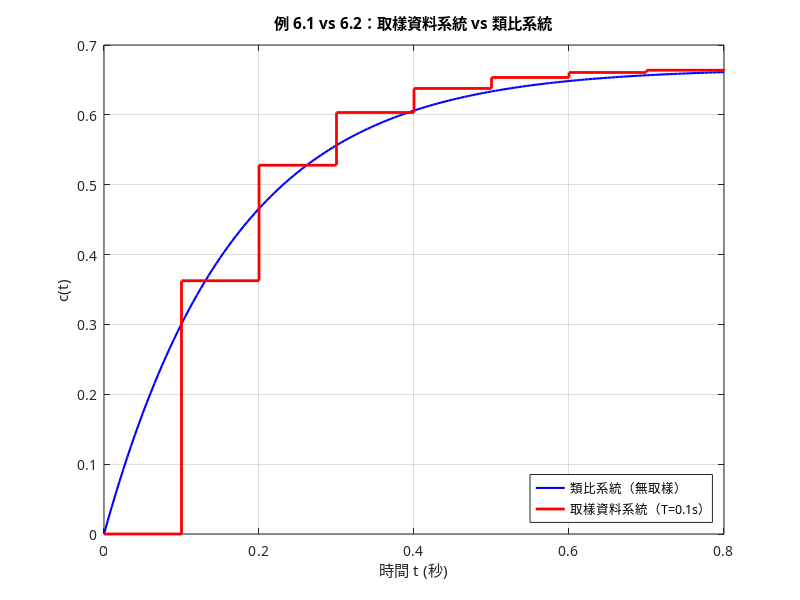
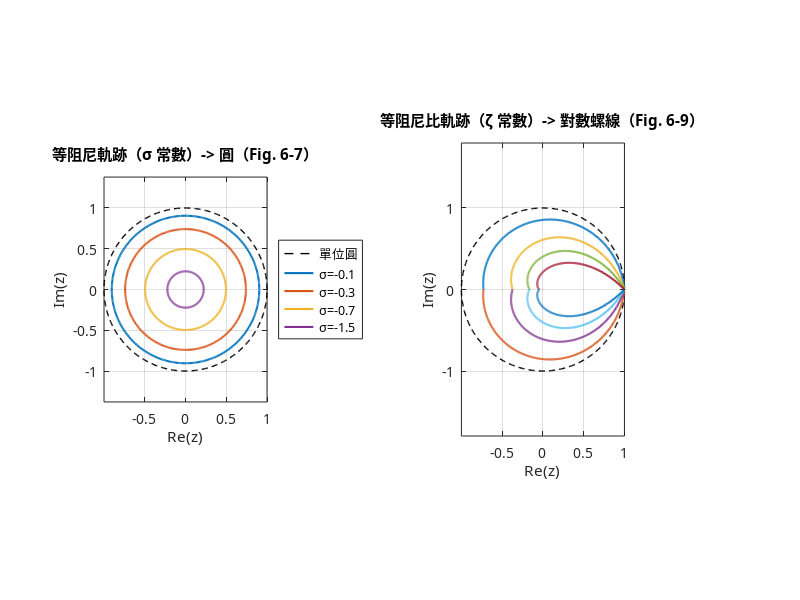

The MATLAB script that drew these images, in order: (Note: this script raises an error after producing the figures.)
%% Chapter 6：系統時間響應特性 (System Time-Response Characteristics)
% 對應教材 chp6.md。本檔案為「乾淨、可直接執行版」；
% 完整教學說明（符號定義、公式推導、MATLAB 語法解說）請見 chp6.ipynb。
%
% 每一節都標註對應的教材式號與範例編號。
clear; clc; close all;

% 在 Octave 與 MATLAB 都能直接執行（MATLAB 會跳過這段）
if exist('OCTAVE_VERSION', 'builtin')
    pkg load control;
    warning('off', 'Octave:gnuplot-graphics');
    warning('off', 'Octave:fltk-graphics');
end

set(0, 'DefaultTextFontName', 'Microsoft JhengHei');
set(0, 'DefaultAxesFontName', 'Microsoft JhengHei');

%% 1. 一階系統的時間響應（教材例 6.1）
T  = 0.1;
Gs = tf(4, [1 2]);                 % 受控體 Gp(s) = 4/(s+2)
Gz = c2d(Gs, T, 'zoh');            % G(z)
Tz = feedback(Gz, 1);              % 閉迴路 T(z) = G/(1+G)

fprintf('=== 1. 一階系統（例 6.1，T = %g s）===\n', T);
[ng, dg] = tfdata(Gz, 'v');
[nt, dt] = tfdata(Tz, 'v');
fprintf('  G(z) = %.4f / (z %+.4f)    教材 0.3625/(z-0.8187)\n', ng(2), dg(2));
fprintf('  T(z) = %.4f / (z %+.4f)    教材 0.3625/(z-0.4562)\n', nt(2), dt(2));

% 教材的部分分式展開：residue 回傳 [留數, 極點, 直接項]
[r, p, kk] = residue([0.3625], [1 -1.4562 0.4562]);
fprintf('  residue 的留數 r = [%.4f; %.4f]   教材 [0.6666; -0.6666]\n', r);
fprintf('  residue 的極點 p = [%.4f; %.4f]   教材 [1.0000; 0.4562]\n', p);
fprintf('  直接項 k 是否為空：%d\n', isempty(kk));

% 與教材公式 c(kT) = 0.667*(1 - 0.4562^k) 比對
n = 0:8;
[y1, ~] = step(Tz, 0:T:8*T);
c_theory = 0.667*(1 - 0.4562.^n);
fprintf('  n     模擬 c(nT)    教材公式       差\n');
for i = 1:numel(n)
    fprintf('  %-5d %-13.6f %-14.6f %.2e\n', n(i), y1(i), c_theory(i), abs(y1(i)-c_theory(i)));
end
fprintf('  穩態值 = %.6f （教材 0.667，注意不是 1 -> 有穩態誤差）\n\n', dcgain(Tz));

%% 2. 取樣 vs 不取樣的對照（教材例 6.2）
Ta = feedback(Gs, 1);              % 拿掉取樣器與保持器的純類比閉迴路
[na, da] = tfdata(Ta, 'v');
fprintf('=== 2. 類比對照組（例 6.2）===\n');
fprintf('  Ta(s) = %g/(s %+g)    教材 4/(s+6)\n', na(2), da(2));
fprintf('  ca(t) = 0.667(1-e^{-6t})，穩態 = %.6f\n', dcgain(Ta));
fprintf('  兩者穩態相同，但暫態不同 -> 取樣只影響暫態\n\n');

figure('Name', '1-2. 取樣 vs 不取樣');
tt = 0:0.005:0.8;
[ya, ~] = step(Ta, tt);
[yd, td] = step(Tz, 0:T:0.8);
plot(tt, ya, 'b-', 'LineWidth', 1.5); hold on;
stairs(td, yd, 'r-', 'LineWidth', 2); grid on;
title('例 6.1 vs 6.2：取樣資料系統 vs 類比系統');
xlabel('時間 t (秒)'); ylabel('c(t)');
legend('類比系統（無取樣）', '取樣資料系統（T=0.1s）', 'Location', 'southeast');

%% 3. 差分方程式解法（教材例 6.4 與其 MATLAB 程式）
T4  = 1;
Gs4 = tf(1, [1 1 0]);              % Gp(s) = 1/(s(s+1))
Gz4 = c2d(Gs4, T4, 'zoh');
Tz4 = feedback(Gz4, 1);
[n4, d4] = tfdata(Tz4, 'v');

fprintf('=== 3. 二階系統與差分方程式（例 6.4，T = %g s）===\n', T4);
fprintf('  T(z) = (%.3f z + %.3f)/(z^2 %+.3f z %+.3f)\n', n4(2), n4(3), d4(2), d4(3));
fprintf('  教材 (0.368z + 0.264)/(z^2 - z + 0.632)\n\n');

% 教材的差分方程式（式 6-4）：
%   c(kT) = 0.368 r(kT-T) + 0.264 r(kT-2T) + c(kT-T) - 0.632 c(kT-2T)
% 注意最後一行的「搬移舊值」就是 z^{-1} 在程式裡的樣子
rm1 = 0; rm2 = 0; cm1 = 0; cm2 = 0;
c_diff = zeros(1, 14);
for kk2 = 1:14
    r_in = 1;                                            % 單位步階輸入
    c = 0.368*rm1 + 0.264*rm2 + cm1 - 0.632*cm2;         % 式 (6-4)
    c_diff(kk2) = c;
    cm2 = cm1; cm1 = c; rm2 = rm1; rm1 = r_in;           % 延遲一步
end

[y4, ~] = step(Tz4, 0:T4:13*T4);
fprintf('  k     差分方程式     step()        差\n');
for i = 1:14
    fprintf('  %-5d %-14.6f %-13.6f %.2e\n', i-1, c_diff(i), y4(i), abs(c_diff(i)-y4(i)));
end
fprintf('  教材列出 k=0:0, k=1:0.3680, k=11:1.0809, k=12:1.0323, k=13:0.9812\n\n');

%% 4. 由 z 平面極點反推 zeta, wn, tau（教材式 6-8~6-10，例 6.5、6.6）
fprintf('=== 4. 由 z 極點反推連續系統參數（式 6-8~6-10）===\n');

% 例 6.5：一階系統的實極點
z1 = -dt(2);                                    % = 0.4562
s1 = log(z1)/T;
fprintf('  [例 6.5] z1 = %.4f -> s1 = ln(z1)/T = %.4f  （教材 -7.848）\n', z1, s1);
fprintf('           tau = 1/|s1| = %.4f s  （教材 0.127）\n', 1/abs(s1));
fprintf('           約 4 個時間常數安定 -> %.2f s\n\n', 4/abs(s1));

% 例 6.6：二階系統的共軛複數極點
p4 = pole(Tz4);
rr = abs(p4(1));  th = abs(angle(p4(1)));       % r 與 theta（弧度）
zeta = -log(rr)/sqrt(log(rr)^2 + th^2);         % 式 (6-8)
wn   = sqrt(log(rr)^2 + th^2)/T4;               % 式 (6-9)
tau  = -T4/log(rr);                             % 式 (6-10)
fprintf('  [例 6.6] 極點 = %.4f +- j%.4f = %.4f angle +-%.2f deg (= %.4f rad)\n', ...
        real(p4(1)), abs(imag(p4(1))), rr, th*180/pi, th);
fprintf('           教材 0.5 +- j0.618 = 0.795 angle 51.0 deg = 0.890 rad\n');
fprintf('           zeta = %.4f  （教材 0.250）\n', zeta);
fprintf('           wn   = %.4f  （教材 0.9191 rad/s）\n', wn);
fprintf('           tau  = %.4f  （教材 4.36 s）\n', tau);

% 對照連續系統
pa = pole(feedback(Gs4, 1));
fprintf('\n           對照連續系統：zeta = %.4f, wn = %.4f, tau = %.4f\n', ...
        -real(pa(1))/abs(pa(1)), abs(pa(1)), 1/abs(real(pa(1))));
fprintf('           教材 0.5, 1, 2  ->  取樣的效果是「去穩定化」\n');

% T = 0.1 時取樣影響很小
Tz5 = feedback(c2d(Gs4, 0.1, 'zoh'), 1);
p5  = pole(Tz5); r5 = abs(p5(1)); th5 = abs(angle(p5(1)));
fprintf('\n           若改成 T=0.1：zeta = %.4f, wn = %.4f, tau = %.4f\n', ...
        -log(r5)/sqrt(log(r5)^2+th5^2), sqrt(log(r5)^2+th5^2)/0.1, -0.1/log(r5));
fprintf('           教材 0.475, 0.998, 2.11  ->  幾乎回到連續系統\n\n');

% 式 (6-11)、(6-12)：取樣率是否足夠
fprintf('  取樣率檢查（式 6-11、6-12）：\n');
fprintf('    每個時間常數取樣 tau/T = -1/ln(r) = %.2f 次\n', -1/log(rr));
fprintf('    每個振盪週期取樣 Td/T = 360/theta_deg = %.2f 次\n', 360/(th*180/pi));
fprintf('    （Table 6-2：r=0.8 -> 4.48 次；theta=60deg -> 6 次）\n\n');

%% 5. s 平面映射到 z 平面（教材 Fig. 6-6 ~ 6-9）
figure('Name', '5. s 平面映射到 z 平面', 'Position', [80 80 900 500]);
th_c = linspace(0, 2*pi, 400);
Tm = 1;

subplot(1,2,1);   % 等阻尼（sigma 常數）-> 圓
plot(cos(th_c), sin(th_c), 'k--', 'LineWidth', 1); hold on;
for sig = [-0.1 -0.3 -0.7 -1.5]
    rr2 = exp(sig*Tm);
    plot(rr2*cos(th_c), rr2*sin(th_c), 'LineWidth', 1.5);
end
axis equal; grid on;
title('等阻尼軌跡（\sigma 常數）-> 圓（Fig. 6-7）');
xlabel('Re(z)'); ylabel('Im(z)');
legend('單位圓', '\sigma=-0.1', '\sigma=-0.3', '\sigma=-0.7', '\sigma=-1.5', ...
       'Location', 'eastoutside');

subplot(1,2,2);   % 等阻尼比（zeta 常數）-> 對數螺線
plot(cos(th_c), sin(th_c), 'k--', 'LineWidth', 1); hold on;
for zt = [0.1 0.3 0.5 0.7]
    wn_v = linspace(0.01, pi/Tm/sqrt(1-zt^2), 300);
    s_v  = -zt*wn_v + 1j*wn_v.*sqrt(1-zt^2);
    z_v  = exp(s_v*Tm);
    plot(real(z_v), imag(z_v), 'LineWidth', 1.5);
    plot(real(z_v), -imag(z_v), 'LineWidth', 1.5);
end
axis equal; grid on;
title('等阻尼比軌跡（\zeta 常數）-> 對數螺線（Fig. 6-9）');
xlabel('Re(z)'); ylabel('Im(z)');

%% 6. 穩態精確度：系統型式、Kp、Kv（教材式 6-18~6-21，例 6.7）
fprintf('=== 6. 穩態精確度（式 6-18~6-21）===\n');
T6 = 0.1;

% 型式 0：G(z) 在 z=1 沒有極點
G0 = c2d(tf(4, [1 2]), T6, 'zoh');
Kp0 = dcgain(G0);
fprintf('  [型式 0] G(z) = 4/(s+2) 離散化\n');
fprintf('     Kp = lim G(z) = %.4f\n', Kp0);
fprintf('     步階 ess = 1/(1+Kp) = %.4f\n', 1/(1+Kp0));
fprintf('     實測 1 - dcgain(閉迴路) = %.4f\n', 1 - dcgain(feedback(G0,1)));
fprintf('     斜坡 ess = 無限大（Kv = 0）\n\n');

% 型式 1：G(z) 在 z=1 有一個極點（例 6.7，K=1）
K = 1;
G1 = c2d(tf(K, [1 1 0]), T6, 'zoh');    % K/(s(s+1))
[n1g, d1g] = tfdata(G1, 'v');
% Kv = lim_{z->1} (z-1)G(z)/T。因為分母含因式 (z-1)，先用 deconv 把它除掉，
% 剩下的部分再代 z=1 即可（避免 0/0）。
d_rest = deconv(d1g, [1 -1]);            % deconv = 多項式除法
Kv1 = polyval(n1g, 1) / polyval(d_rest, 1) / T6;
fprintf('  [型式 1] G(z) = K/(s(s+1)) 離散化，K = %g（例 6.7）\n', K);
fprintf('     G(z) 在 z=1 的極點數 N = %d\n', sum(abs(roots(d1g) - 1) < 1e-8));
fprintf('     Kv = lim (z-1)G(z)/T = %.4f   教材說 Kv = K = %g\n', Kv1, K);
fprintf('     步階 ess = 0（因為 N >= 1）\n');
fprintf('     斜坡 ess = 1/Kv = %.4f\n', 1/Kv1);
fprintf('     實測 1 - dcgain(閉迴路) = %.2e （應為 0）\n\n', 1 - dcgain(feedback(G1,1)));

%% 7. Euler 法數值積分與步長的取捨（教材 6.6 節）
fprintf('=== 7. Euler 法（矩形法則，式 6-23）===\n');
fprintf('  解 xdot + x = 0，x(0) = 1，精確解 x(t) = e^{-t}\n');
fprintf('  H        步數     Euler x(1.0)    誤差\n');
for H = [0.5 0.2 0.1 0.05 0.01 0.001]
    N = round(1/H); x = 1;
    for i = 1:N, x = x + H*(-x); end            % 式 (6-23)
    fprintf('  %-8g %-8d %-15.8f %.2e\n', H, N, x, abs(x - exp(-1)));
end
fprintf('  精確值 e^{-1} = %.8f\n', exp(-1));
fprintf('  教材：H=0.1 時 x(1.0) = 0.3487，精確 0.3678\n\n');

% 教材警告「H 過小時捨入誤差會反過來增加」。雙精度太準，要 H 極小才看得到；
% 改用單精度（single）就能清楚重現這個現象。
fprintf('  教材警告「H 過小時捨入誤差反而增加」的實測：\n');
fprintf('  H          步數         single 誤差     double 誤差\n');
for H = [1e-2 1e-3 1e-4 1e-5 1e-6 1e-7]
    N = round(1/H);
    xs = single(1); Hs = single(H);
    for i = 1:N, xs = xs + Hs*(-xs); end        % 單精度
    xd = 1;
    for i = 1:N, xd = xd + H*(-xd); end         % 雙精度
    fprintf('  %-10.0e %-12d %-15.3e %.3e\n', H, N, abs(double(xs)-exp(-1)), abs(xd-exp(-1)));
end
fprintf('  => 單精度在 H 約 1e-5 時誤差最小，再減小 H 反而急速惡化\n');
fprintf('     （截斷誤差隨 H 下降，但捨入誤差隨迭代次數上升，兩者有最佳交點）\n');
fprintf('     雙精度則要 H 更小才會看到反轉，所以本章前半的表格看不出來\n');

figure('Name', '7. Euler 法');
H = 0.1; N = 20; xe = zeros(1,N+1); xe(1) = 1;
for i = 1:N, xe(i+1) = xe(i) + H*(-xe(i)); end
te = (0:N)*H;
plot(0:0.01:2, exp(-(0:0.01:2)), 'b-', 'LineWidth', 1.5); hold on;
plot(te, xe, 'ro--', 'LineWidth', 1.5, 'MarkerFaceColor', 'r'); grid on;
title('Euler 法（矩形法則）vs 精確解，H = 0.1');
xlabel('時間 t (秒)'); ylabel('x(t)');
legend('精確解 e^{-t}', 'Euler 法', 'Location', 'northeast');

disp(' ');
disp('七個實驗全部完成，共產生 4 張圖。');
